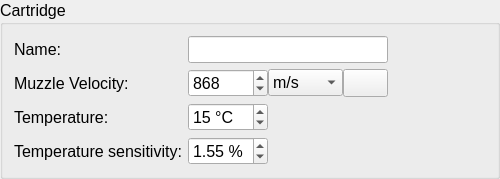
        <widget class="QGroupBox" name="cartridgeGroupBox">
         <property name="sizePolicy">
          <sizepolicy hsizetype="Expanding" vsizetype="Fixed">
           <horstretch>0</horstretch>
           <verstretch>0</verstretch>
          </sizepolicy>
         </property>
         <property name="minimumSize">
          <size>
           <width>500</width>
           <height>155</height>
          </size>
         </property>
         <property name="font">
          <font>
           <pointsize>12</pointsize>
          </font>
         </property>
         <property name="styleSheet">
          <string notr="true"/>
         </property>
         <property name="title">
          <string>Cartridge</string>
         </property>
         <property name="flat">
          <bool>false</bool>
         </property>
         <property name="checkable">
          <bool>false</bool>
         </property>
         <layout class="QGridLayout" name="gridLayout_3">
          <item row="1" column="0">
           <widget class="QLabel" name="label_70">
            <property name="sizePolicy">
             <sizepolicy hsizetype="Fixed" vsizetype="Preferred">
              <horstretch>0</horstretch>
              <verstretch>0</verstretch>
             </sizepolicy>
            </property>
            <property name="minimumSize">
             <size>
              <width>0</width>
              <height>0</height>
             </size>
            </property>
            <property name="maximumSize">
             <size>
              <width>16777215</width>
              <height>16777215</height>
             </size>
            </property>
            <property name="font">
             <font>
              <pointsize>12</pointsize>
             </font>
            </property>
            <property name="text">
             <string>Muzzle Velocity:</string>
            </property>
           </widget>
          </item>
          <item row="2" column="1">
           <widget class="QSpinBox" name="temp">
            <property name="minimumSize">
             <size>
              <width>80</width>
              <height>0</height>
             </size>
            </property>
            <property name="maximumSize">
             <size>
              <width>80</width>
              <height>16777215</height>
             </size>
            </property>
            <property name="font">
             <font>
              <pointsize>12</pointsize>
             </font>
            </property>
            <property name="styleSheet">
             <string notr="true"/>
            </property>
            <property name="suffix">
             <string> °C</string>
            </property>
            <property name="value">
             <number>15</number>
            </property>
           </widget>
          </item>
          <item row="0" column="1">
           <widget class="QLineEdit" name="cartridgeName">
            <property name="sizePolicy">
             <sizepolicy hsizetype="Expanding" vsizetype="Fixed">
              <horstretch>0</horstretch>
              <verstretch>0</verstretch>
             </sizepolicy>
            </property>
            <property name="minimumSize">
             <size>
              <width>200</width>
              <height>0</height>
             </size>
            </property>
            <property name="maximumSize">
             <size>
              <width>150</width>
              <height>16777215</height>
             </size>
            </property>
            <property name="sizeIncrement">
             <size>
              <width>0</width>
              <height>0</height>
             </size>
            </property>
            <property name="baseSize">
             <size>
              <width>0</width>
              <height>0</height>
             </size>
            </property>
            <property name="font">
             <font>
              <pointsize>12</pointsize>
             </font>
            </property>
            <property name="styleSheet">
             <string notr="true"/>
            </property>
            <property name="text">
             <string notr="true"/>
            </property>
            <property name="maxLength">
             <number>20</number>
            </property>
            <property name="frame">
             <bool>true</bool>
            </property>
            <property name="alignment">
             <set>Qt::AlignLeading|Qt::AlignLeft|Qt::AlignVCenter</set>
            </property>
           </widget>
          </item>
          <item row="2" column="0">
           <widget class="QLabel" name="label_71">
            <property name="sizePolicy">
             <sizepolicy hsizetype="Fixed" vsizetype="Preferred">
              <horstretch>0</horstretch>
              <verstretch>0</verstretch>
             </sizepolicy>
            </property>
            <property name="minimumSize">
             <size>
              <width>0</width>
              <height>0</height>
             </size>
            </property>
            <property name="maximumSize">
             <size>
              <width>16777215</width>
              <height>16777215</height>
             </size>
            </property>
            <property name="font">
             <font>
              <pointsize>12</pointsize>
             </font>
            </property>
            <property name="text">
             <string>Temperature:</string>
            </property>
           </widget>
          </item>
          <item row="3" column="1">
           <widget class="QDoubleSpinBox" name="ts">
            <property name="minimumSize">
             <size>
              <width>80</width>
              <height>0</height>
             </size>
            </property>
            <property name="maximumSize">
             <size>
              <width>80</width>
              <height>16777215</height>
             </size>
            </property>
            <property name="font">
             <font>
              <pointsize>12</pointsize>
             </font>
            </property>
            <property name="suffix">
             <string> %</string>
            </property>
            <property name="decimals">
             <number>2</number>
            </property>
            <property name="maximum">
             <double>100.000000000000000</double>
            </property>
            <property name="singleStep">
             <double>0.010000000000000</double>
            </property>
            <property name="value">
             <double>1.550000000000000</double>
            </property>
           </widget>
          </item>
          <item row="3" column="0">
           <widget class="QLabel" name="label_72">
            <property name="font">
             <font>
              <pointsize>12</pointsize>
             </font>
            </property>
            <property name="text">
             <string>Temperature sensitivity:</string>
            </property>
           </widget>
          </item>
          <item row="0" column="0">
           <widget class="QLabel" name="label_69">
            <property name="sizePolicy">
             <sizepolicy hsizetype="Preferred" vsizetype="Preferred">
              <horstretch>0</horstretch>
              <verstretch>0</verstretch>
             </sizepolicy>
            </property>
            <property name="minimumSize">
             <size>
              <width>0</width>
              <height>0</height>
             </size>
            </property>
            <property name="maximumSize">
             <size>
              <width>16777215</width>
              <height>16777215</height>
             </size>
            </property>
            <property name="font">
             <font>
              <pointsize>12</pointsize>
             </font>
            </property>
            <property name="text">
             <string>Name:</string>
            </property>
           </widget>
          </item>
          <item row="1" column="1">
           <widget class="QWidget" name="horizontalWidget_16" native="true">
            <property name="maximumSize">
             <size>
              <width>200</width>
              <height>16777215</height>
             </size>
            </property>
            <layout class="QHBoxLayout" name="horizontalLayout_50">
             <property name="spacing">
              <number>0</number>
             </property>
             <property name="leftMargin">
              <number>0</number>
             </property>
             <property name="topMargin">
              <number>0</number>
             </property>
             <property name="rightMargin">
              <number>0</number>
             </property>
             <property name="bottomMargin">
              <number>0</number>
             </property>
             <item>
              <widget class="QSpinBox" name="mv">
               <property name="minimumSize">
                <size>
                 <width>80</width>
                 <height>0</height>
                </size>
               </property>
               <property name="maximumSize">
                <size>
                 <width>80</width>
                 <height>16777215</height>
                </size>
               </property>
               <property name="font">
                <font>
                 <pointsize>12</pointsize>
                </font>
               </property>
               <property name="styleSheet">
                <string notr="true"/>
               </property>
               <property name="maximum">
                <number>10000</number>
               </property>
               <property name="value">
                <number>868</number>
               </property>
              </widget>
             </item>
             <item>
              <widget class="QComboBox" name="mvQuantity">
               <property name="sizePolicy">
                <sizepolicy hsizetype="Fixed" vsizetype="Fixed">
                 <horstretch>0</horstretch>
                 <verstretch>0</verstretch>
                </sizepolicy>
               </property>
               <property name="minimumSize">
                <size>
                 <width>75</width>
                 <height>0</height>
                </size>
               </property>
               <property name="font">
                <font>
                 <pointsize>12</pointsize>
                </font>
               </property>
               <property name="styleSheet">
                <string notr="true"/>
               </property>
               <item>
                <property name="text">
                 <string>m/s</string>
                </property>
               </item>
               <item>
                <property name="text">
                 <string>fps</string>
                </property>
               </item>
              </widget>
             </item>
             <item>
              <widget class="QToolButton" name="mvSwitch">
               <property name="sizePolicy">
                <sizepolicy hsizetype="Expanding" vsizetype="Expanding">
                 <horstretch>0</horstretch>
                 <verstretch>0</verstretch>
                </sizepolicy>
               </property>
               <property name="font">
                <font>
                 <pointsize>8</pointsize>
                 <weight>75</weight>
                 <italic>false</italic>
                 <bold>true</bold>
                 <underline>false</underline>
                </font>
               </property>
               <property name="toolTip">
                <string>&lt;font color=black&gt;Convert&lt;/font&gt;</string>
               </property>
               <property name="text">
                <string/>
               </property>
               <property name="icon">
                <iconset>
                 <normaloff>../.rsrc/res/drawable/secondarybtn21a.png</normaloff>
                 <disabledoff>../.rsrc/res/drawable/secondarybtn21b.png</disabledoff>../.rsrc/res/drawable/secondarybtn21a.png</iconset>
               </property>
               <property name="iconSize">
                <size>
                 <width>16</width>
                 <height>16</height>
                </size>
               </property>
              </widget>
             </item>
            </layout>
           </widget>
          </item>
          <item row="0" column="2" rowspan="4">
           <spacer name="horizontalSpacer_2">
            <property name="orientation">
             <enum>Qt::Horizontal</enum>
            </property>
            <property name="sizeHint" stdset="0">
             <size>
              <width>40</width>
              <height>20</height>
             </size>
            </property>
           </spacer>
          </item>
         </layout>
        </widget>
